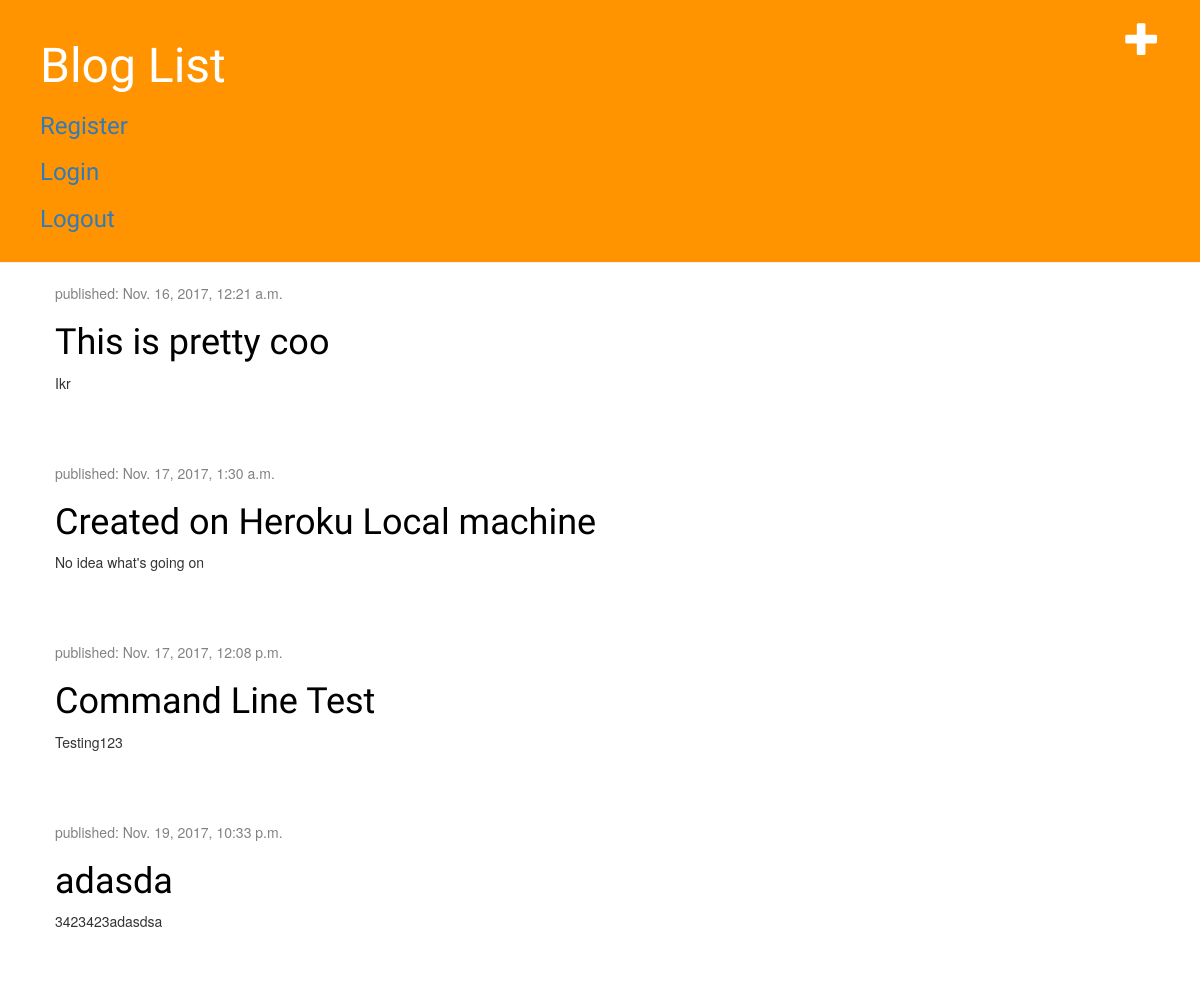
Before: / with the older database file.
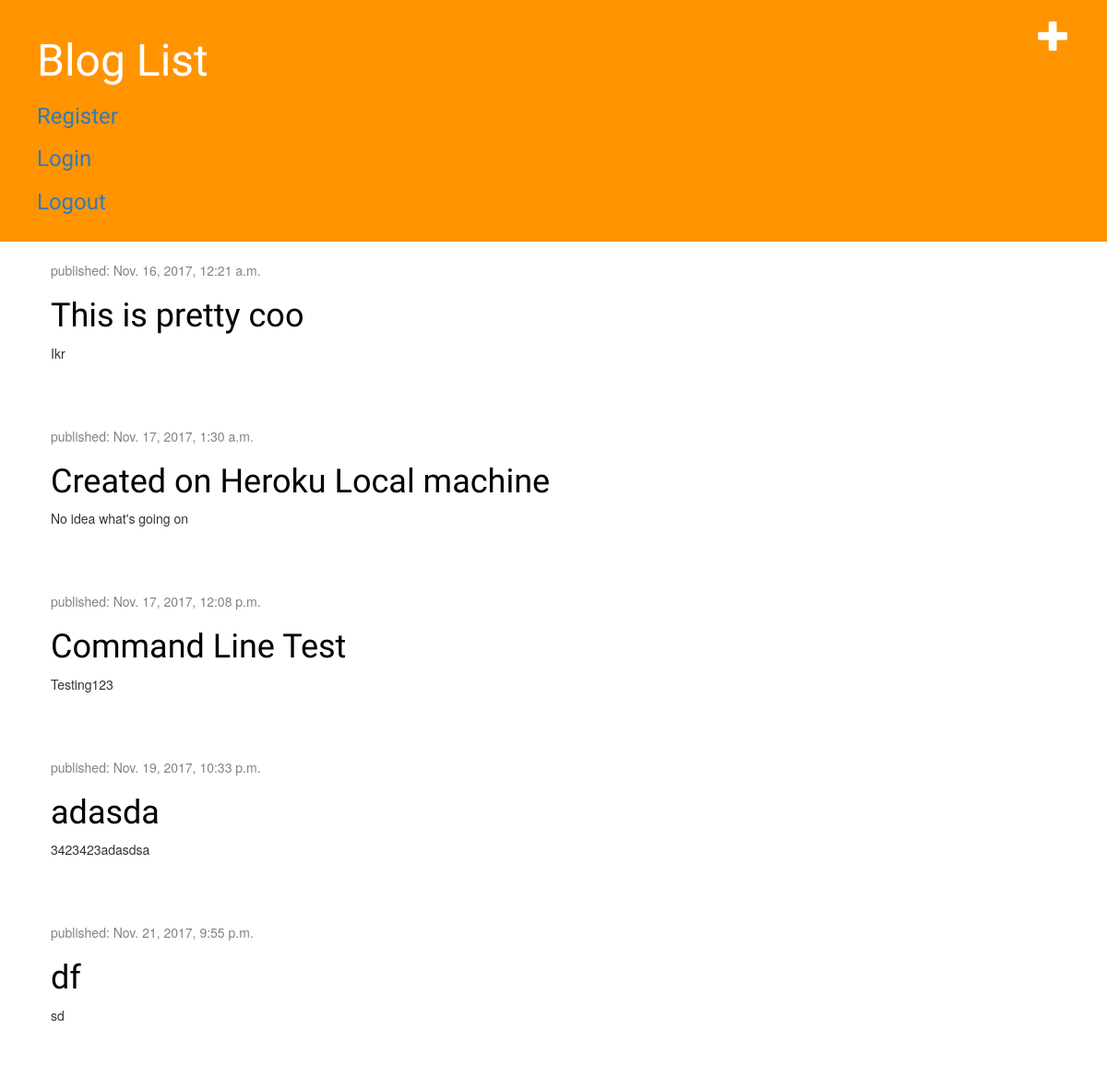
After: the same page with the newer database file.
### blog/models.py (models this page shows, shortened)
class Post(models.Model):
	author = models.ForeignKey('auth.User')
	title = models.CharField(max_length=200)
	text = models.TextField()
	created_date = models.DateTimeField(default = timezone.now)
	published_date = models.DateTimeField(blank=True, null=True)

### blog/views.py (the view)
# urls.py: url(r'^$', views.post_list, name='post_list'),
def post_list(request):
    posts = Post.objects.filter(
        published_date__lte=timezone.now()).order_by('published_date')
    return render(request, 'blog/post_list.html', {'posts': posts})

### blog/templates/blog/post_list.html
{% extends 'blog/base.html'%}
{% block content %}
	{% for post in posts %}
	    <div class="post">
	        <div class="date">
	            <p>published: {{ post.published_date }}</p>
	        </div>
	        <h1><a href="{% url 'blog:post_detail' pk=post.pk %}">{{ post.title }}</a></h1>
	        <p>{{ post.text|linebreaksbr }}</p>
	    </div>
	{% endfor %}
{% endblock %}

### blog/templates/blog/base.html (shortened to what this page needs)
    {% load staticfiles %}
<html>
    <head>
        <link rel="stylesheet" href="//maxcdn.bootstrapcdn.com/bootstrap/3.2.0/css/bootstrap.min.css">
        <link rel="stylesheet" href="//maxcdn.bootstrapcdn.com/bootstrap/3.2.0/css/bootstrap-theme.min.css">
        <link rel="stylesheet" href="{% static 'css/blog.css' %}">
    </head>
    <body>
        <div class="page-header">
                <a href="{% url 'blog:post_new' %}" class="top-menu"><span class="glyphicon glyphicon-plus"></span></a>
                <h1><a href="/">Blog List</a></h1>
                <h3><a href="{% url 'blog:register' %}">Register</a></h3>
                <h3><a href="{% url 'blog:login' %}">Login</a></h3>
                <h3><a href="{% url 'blog:logout' %}">Logout</a></h3>
        </div>
        <div class="content container">
            <div class="row">
                <div class="col-md-8">
                {% block content %}
                {% endblock %}
                </div>
            </div>
        </div>
    </body>
</html>

Changed rows visible on the page:
added Post: published_date "Nov. 21, 2017, 9:55 p.m.", title "df", text "sd"
